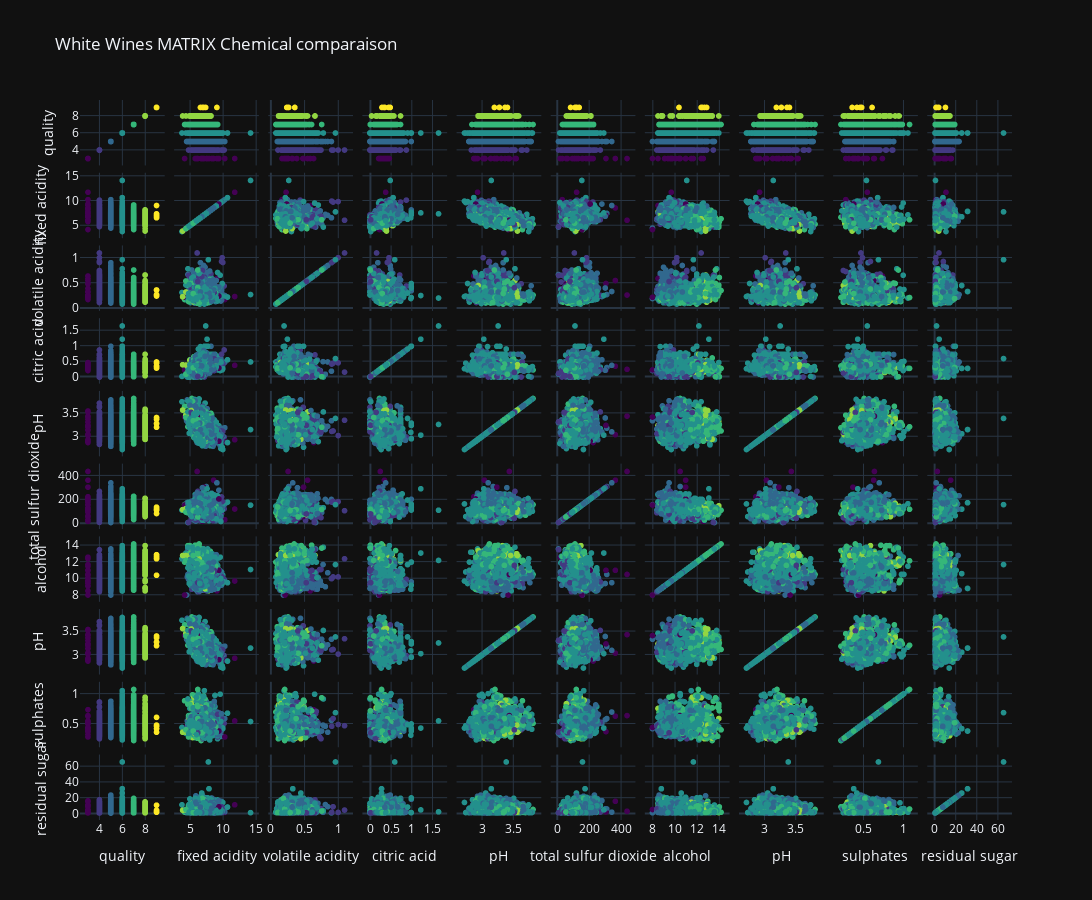

Write notebook code for a chart like this one.
### Code cell
index_vals = white['quality'].astype('category').cat.codes



fig = go.Figure(data= go.Splom( dimensions= [dict(label='quality', values=white['quality']),
                            dict(label='fixed acidity', values=white['fixed acidity']),
                            dict(label='volatile acidity', values=white['volatile acidity']),
                            dict(label='citric acid', values=white['citric acid']),
                            dict(label='pH', values=white['pH']),
                            dict(label='total sulfur dioxide', values=white['total sulfur dioxide']),
                            dict(label='alcohol', values=white['alcohol']),
                            dict(label='pH', values=white['pH']),
                            dict(label='sulphates', values=white['sulphates']),
                            dict(label='residual sugar', values=white['residual sugar'])],
                           

                            text = white['quality'],
                            marker = dict( color = index_vals, showscale=False, colorscale='Viridis')))

fig.update_layout(title='White Wines MATRIX Chemical comparaison', autosize=False, width=1800, height=900, template="plotly_dark")


fig.show()

### Figure 1 — Plotly figure (JSON) as saved in the notebook; plotly's stock layout.template omitted (floating-point values rounded to 4 significant figures; data arrays with more than 128 entries replaced by an {"elided": "..."} marker saying what was removed)
{"data": [{"dimensions": [{"label": "quality", "values": {"elided": "4898 int values"}}, {"label": "fixed acidity", "values": {"elided": "4898 float values"}}, {"label": "volatile acidity", "values": {"elided": "4898 float values"}}, {"label": "citric acid", "values": {"elided": "4898 float values"}}, {"label": "pH", "values": {"elided": "4898 float values"}}, {"label": "total sulfur dioxide", "values": {"elided": "4898 float values"}}, {"label": "alcohol", "values": {"elided": "4898 float values"}}, {"label": "pH", "values": {"elided": "4898 float values"}}, {"label": "sulphates", "values": {"elided": "4898 float values"}}, {"label": "residual sugar", "values": {"elided": "4898 float values"}}], "marker": {"color": {"elided": "4898 int values"}, "colorscale": [[0, "#440154"], [0.1111, "#482878"], [0.2222, "#3e4989"], [0.3333, "#31688e"], [0.4444, "#26828e"], [0.5556, "#1f9e89"], [0.6667, "#35b779"], [0.7778, "#6ece58"], [0.8889, "#b5de2b"], [1, "#fde725"]], "showscale": false}, "text": {"elided": "4898 int values"}, "type": "splom"}], "layout": {"autosize": false, "height": 900, "title": {"text": "White Wines MATRIX Chemical comparaison"}, "width": 1800}}
